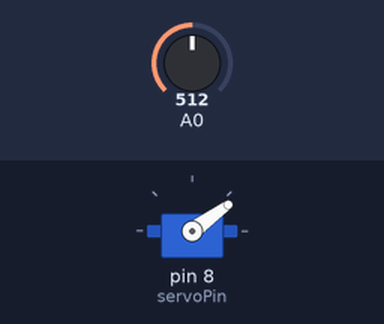
Bench run of a sketch on a simulated Arduino Uno, built with avr-gcc and run on an emulated ATmega328P. Parts: servo. The inputs (shaded band) are chosen by the test bench; at power-on: A0 = 512. What the sketch prints to the serial monitor is not drawn.

Above: at 1.2 s.
1.3 s: A0 set to 600
2.8 s: A0 set to 630
At 3.9 s:
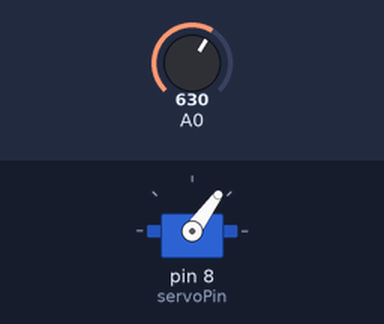
4.3 s: A0 set to 802
5.8 s: A0 set to 835
At 6.2 s:
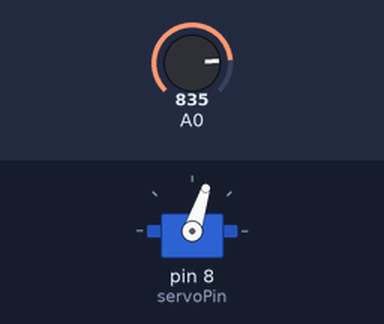
7.3 s: A0 set to 306
At 8.5 s:
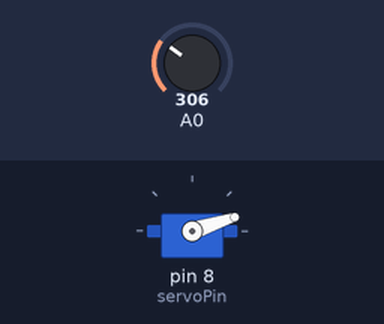
8.8 s: A0 set to 397
10.3 s: A0 set to 419
At 10.8 s:
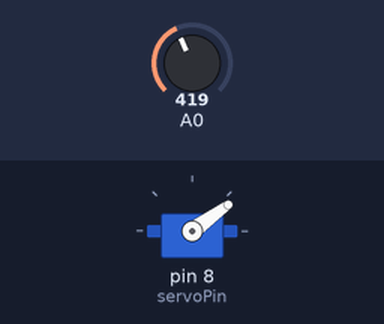
Timing chart, 0 to 12.8 s (numbered marks = the images above; inputs shaded):
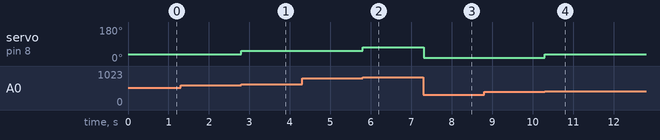

Measured:
- the behaviour switches between 614 and 615 on A0 (found by bisection; images 0 and 1)
- the behaviour switches between 819 and 820 on A0 (found by bisection; images 1 and 2)
- the behaviour switches between 409 and 410 on A0 (found by bisection; images 3 and 4)
- after the input at 2.8 s, servo on pin 8 (servoPin): 36° → 54° at once
- after the input at 5.8 s, servo on pin 8 (servoPin): 54° → 72° at once
- after the input at 7.3 s, servo on pin 8 (servoPin): 72° → 18° at once
- after the input at 10.3 s, servo on pin 8 (servoPin): 18° → 36° at once

The sketch:

servo.ino
```cpp
 #include <Servo.h>

 Servo servo;
 const int servoPin = 8;

 int rotateFull = 90;
 int rotateZero = 0;
 int rotate = 0;

void setup() {
  servo.attach(servoPin);
  servo.write(rotateZero);
  // initialize serial communication at 9600 bits per second:
  Serial.begin(9600);
}


void loop() {

  unsigned long voltage = analogRead(A0) * (5.0 / 1024.0);
  Serial.println( voltage );
  rotate = voltage * (90.0 / 5.0);
  servo.write(rotate);
  delay(1);
}
```
